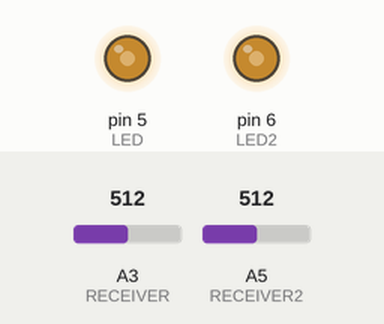
Simulated run of this sketch. Board: Arduino Uno, built with avr-gcc and run on an emulated ATmega328P. Shown: output pins drawn as LEDs (lit = HIGH). The inputs (shaded band) are chosen by the test bench; at power-on: A3 (RECEIVER) = 512, A5 (RECEIVER2) = 512.

Above: at 1.2 s.
1.3 s: A3 (RECEIVER) set to 716
At 2.5 s:
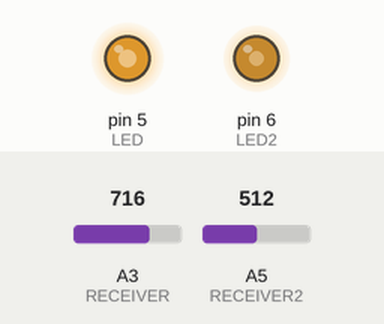
2.8 s: A5 (RECEIVER2) set to 716
At 3.8 s:
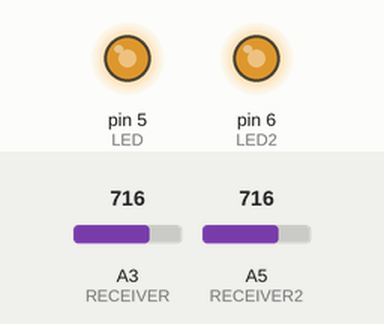
4.3 s: A3 (RECEIVER) set to 900
At 5.0 s:
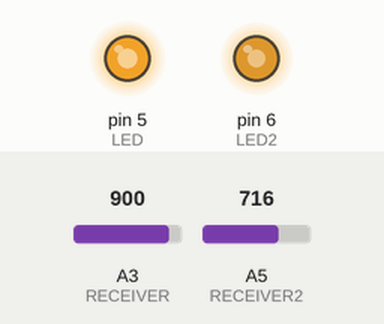
5.8 s: A5 (RECEIVER2) set to 900
At 6.1 s:
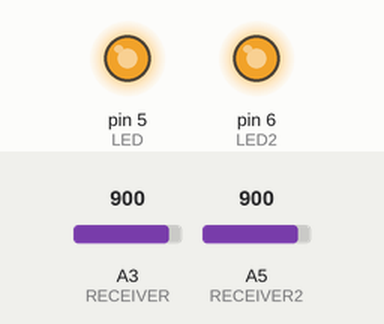
7.3 s: A3 (RECEIVER) set to 511
At 8.4 s:
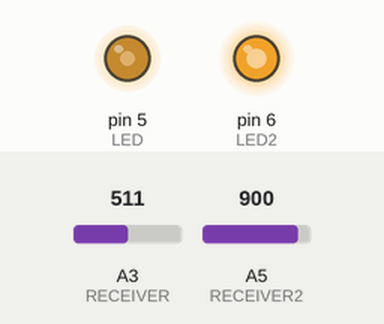
8.8 s: A5 (RECEIVER2) set to 122
At 9.6 s:
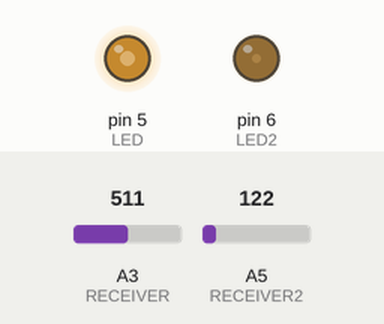
Timing chart, 0 to 11.3 s (numbered marks = the images above; inputs shaded):
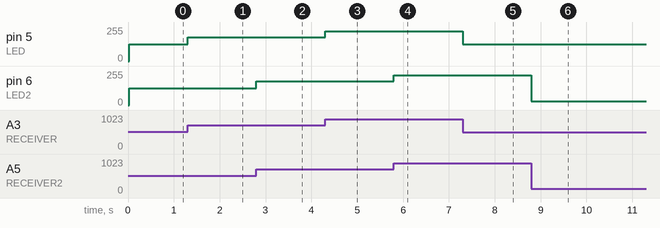

Measured:
- after the input at 1.3 s, pin 5 (LED): 127/255 → 178/255 at once
- after the input at 2.8 s, pin 6 (LED2): 127/255 → 178/255 at once
- after the input at 4.3 s, pin 5 (LED): 178/255 → 224/255 at once
- after the input at 5.8 s, pin 6 (LED2): 178/255 → 224/255 at once
- after the input at 7.3 s, pin 5 (LED): 224/255 → 127/255 at once
- after the input at 8.8 s, pin 6 (LED2): 224/255 → 30/255 at once

The sketch:

Sensor.ino
```cpp
#define RECEIVER 17
#define RECEIVER2 19
#define LED 5
#define LED2 6
long zero;
long zero2;

void setup() {
  pinMode(RECEIVER, INPUT);
  pinMode(RECEIVER2, INPUT);
  pinMode(LED, OUTPUT);
  pinMode(LED2, OUTPUT);
  zero=0;
  zero2=0;
  for (int k=0;k<100;k++){
    zero+=analogRead(RECEIVER);
    zero2+=analogRead(RECEIVER2);
  }
  zero/=100;
  zero2/=100;
  Serial.begin(9600);

}

void loop() {
  int var=analogRead(17)+zero;
  int var2=analogRead(19)+zero2;


  var=constrain(var,zero,1023+zero);
  var2=constrain(var2,zero2,1023+zero2);
  var=map(var,zero,1023+zero,0,255);
  var2=map(var2,zero2,1023+zero2,0,255);


  analogWrite(5,var);
  analogWrite(6,var2);
}
```
